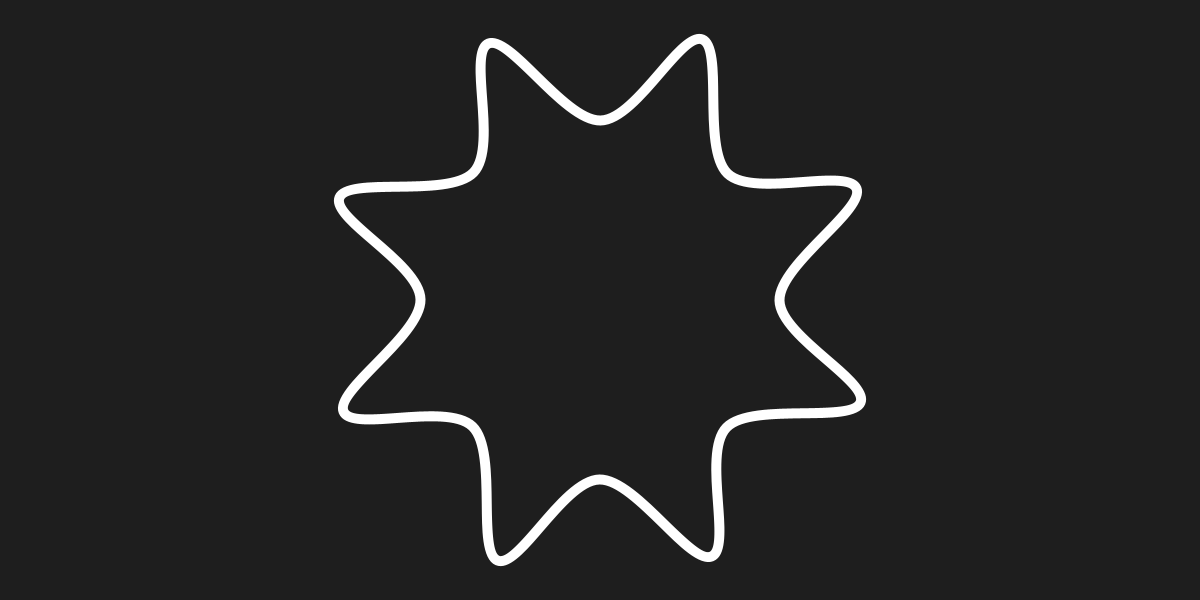
Frame 1 (no input)
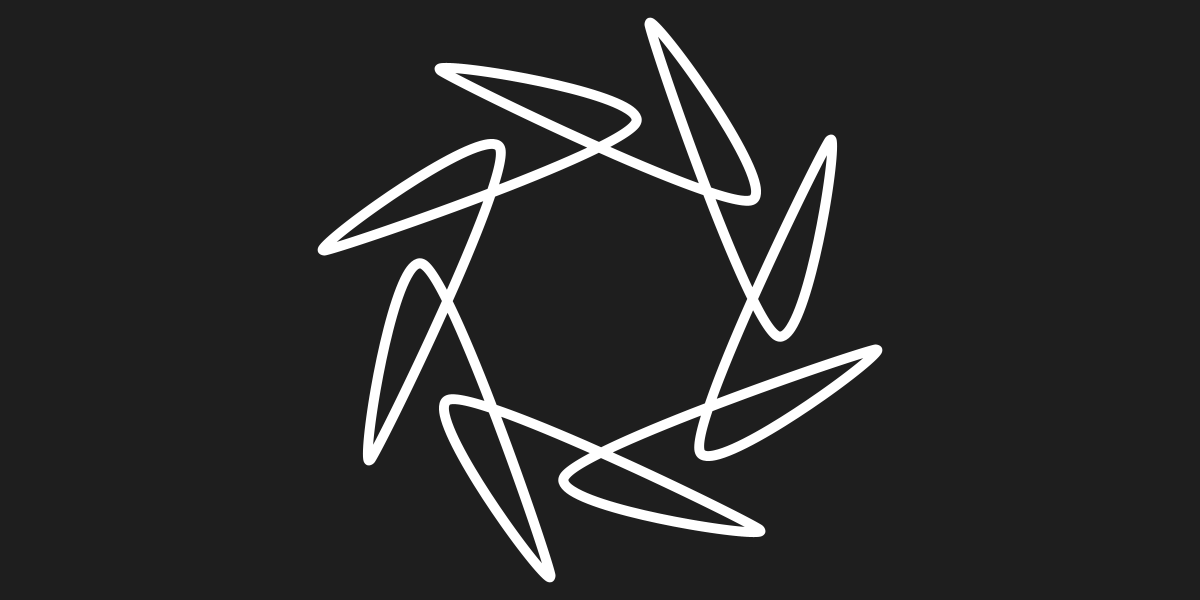
Frame 60 (the mouse pressed at the canvas centre just before this capture)
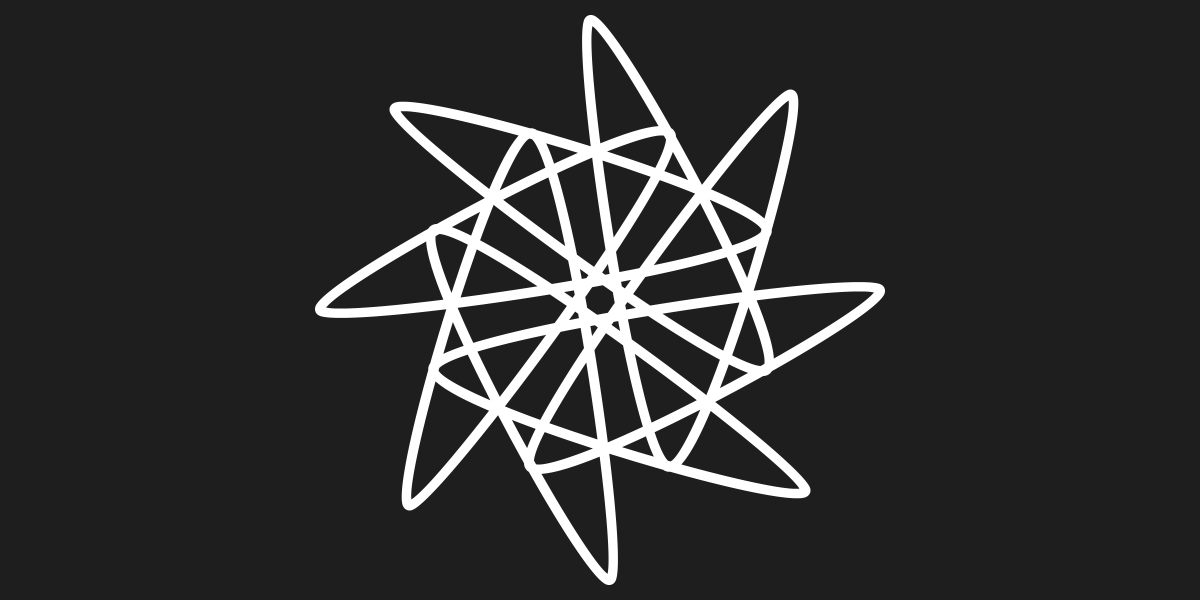
Frame 120 (the mouse held since frame 60 and released just before this capture)

The Processing sketch that drew these frames (run headless with seeded random() and noise(); from frame 60 on, the mouse is pressed at the canvas centre):

// Processing sketch: Tutorial12
// ── Tutorial12.pde
int fps = 60;
int frameCounting = 0;

int patternNum = 8;
float extern = 280.f;
float intern = 180.f;

void setup() 
{
    size(1200, 600, JAVA2D);
    background(30);
    frameRate(fps);
    
    
}

void draw()
{
    ++frameCounting;
    float timer = (float)frameCounting/(float)fps;

    stroke(255);
    strokeWeight(10);
    noFill();

    background(30);

    push();

    translate(width/2, height/2);
    beginShape();
    
    for (int i = 0; i < patternNum * 2 + 3; ++i)
    {
        float angle = i * TWO_PI / (patternNum*2);

        if (i % 2 == 0)
        {
            float x = intern * cos(angle + timer * 0.2);
            float y = intern * sin(angle + timer * 0.2);
            curveVertex(x,y);
            continue;            
        }
        
        float x = extern * cos(angle - timer);
        float y = extern * sin(angle - timer);
        curveVertex(x,y);
    }

    endShape(CLOSE);

    pop();
}
